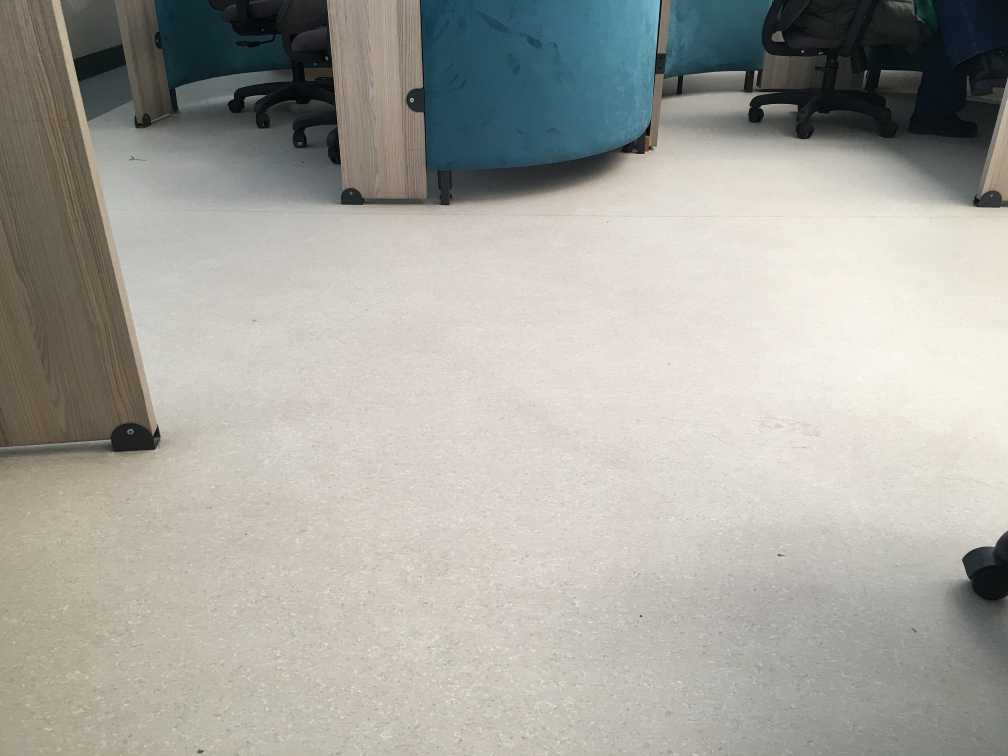
//> input picture files/example.jpg, 4032 x 3024 px (shown at 1/4 size)
$ ./main   (built with g++ and OpenCV 4)
//> lines starting //> are read from the running program, lines starting //| are printed output that depends on the picture; after the words box and inside, x2 and y2 are one past the last pixel; in counts of white or black regions, pixels touching at a corner belong together
### include/cameraSpecs/cameraSpecs.hpp
#ifndef CAMERA_SPECS

#define CAMERA_SPECS


#include <iostream>
#include <vector>
#include <math.h>

struct Sensor
{
    /*
    Sensor yapsı
    -> sensore ait özellikleri içinde bulundurur.

    */
    std::string name;
    double pixelH=0; // tek bir piksel'in mm cinsinden yüksekliğidir.
    double pixelW=0; // tek bir piksel'in mm cinsinden genişliğidir.
    double numberPixelsH=0; // dikey eksendeki satır sayısıdır.
    double numberPixelsW=0; // yatay eksende sütün sayısıdır.
    double sensorH=0; // sensorsun yüksekliği
    double sensorW=0; // sensorun genişliği
    double Cx=0; // odak uzaklığı hayalı cizgisinin temas ettiği piksel ICS'deki x konumu
    double Cy=0; // odak uzaklığı hayalı cizgisinin temas ettiği piksel ICS'deki y konumu
};

struct Lenses
{
    /* data */
};


class cameraSpecs
{
private:

    std::string name;

    double hFov;
    double vFov;
    double dFov;

public:
    cameraSpecs();
    ~cameraSpecs();
    void create(std::string camera_name,Sensor Sensor,double _focalLength);
    void setFov(double _vFov=-1,double _hFov=-1,double _dFov=-1);
    double get_hFov() const;
    double get_vFov() const;
    double get_dFov() const;
    void cal_fovValues();
    double cal_focalLength(double fov);
    Sensor sensor;
    double focalLength; // gercek f degeri: mm tipinden


};

#endif

### include/cameraSpecs/cameraSpecs.cpp
#include "cameraSpecs.hpp"

cameraSpecs::cameraSpecs()
{

}

cameraSpecs::~cameraSpecs()
{

}

void cameraSpecs::create(std::string camera_name,Sensor _Sensor,double _focalLength) {
    sensor.name = _Sensor.name;
    sensor.numberPixelsH = _Sensor.numberPixelsH;
    sensor.numberPixelsW = _Sensor.numberPixelsW;
    sensor.pixelH = _Sensor.pixelH;
    sensor.pixelW = _Sensor.pixelW;
    sensor.sensorH = _Sensor.sensorH;
    sensor.sensorW = _Sensor.sensorW;
    sensor.Cx = _Sensor.numberPixelsW/2;
    sensor.Cy = _Sensor.numberPixelsH/2;

    std::clog << "Sensor: " << _Sensor.name << std::endl;
    focalLength = _focalLength;
    name = camera_name;

}
void cameraSpecs::setFov(double _vFov,double _hFov,double _dFov){
    vFov = _vFov != -1 ? _vFov : vFov;
    hFov = _hFov != -1 ? _hFov : hFov;
    dFov = _dFov != -1 ? _dFov : dFov;

}

// [13 lines left out: functions cal_fovValues, cal_focalLength, not called in this run]

double cameraSpecs::get_hFov() const{
    return hFov;
}
double cameraSpecs::get_vFov() const{
    return vFov;
}

double cameraSpecs::get_dFov() const{
    return dFov;
}

### include/ImageReconstruct/ImageReconstruct.cpp
#include "ImageReconstruct.hpp"
#define printLine() std::cout  <<"line: " << __LINE__ << std::endl;


void ImageReconstruct::warning(){
    std::cout <<
    "\n------------- Mapping: UYARI -------------\n"

    "\n---------------------------------------------\n"
    << std::endl;

}

ImageReconstruct::ImageReconstruct() {
    warning();
}

ImageReconstruct::~ImageReconstruct(){

}


// [30 lines of commented-out code are left out]

double ImageReconstruct::calRange(cv::Point2i cord_2b,double point_altute){
    // OKS kordinatların alımını
    int x_oks = cord_2b.x;
    int y_oks = cord_2b.y;

    // OKS - MKS donusumu
    double x_mks = (double)x_oks - (double)W/2;
    double y_mks = (double)y_oks - (double)H/2;

    // MKS - DKS donusum
    double x_degree = Fph*(double)x_mks;
    double y_degree = Fpv*(double)y_mks;

    // degrees * (PI / 180);
    double world_Z = -1 * ((double)std::abs(translatationMatrix(2)) - point_altute);
    // terrein datası kullanımı
    // ------------------------
    // her üzerinden geçtiği x,y konumun z yükseliğinde kaç metre ustunde geçtiği hesaplanacak
    // ve geçtiği yukseklikte bi yukselti varsa orada geri yansıcak world_z bu olacak

    double u = std::tan((uav_Roll + x_degree) * (M_PI / 180))*world_Z;
    double v = std::tan((uav_Pitch + y_degree) * (M_PI / 180))*world_Z;

    // nesneye olan mesafemiz rangefinder
    double Kp = pow(u,2) + pow(v,2);
    Kp = sqrt(Kp);

    double Hp = pow(world_Z,2) + pow(Kp,2);
    Hp = sqrt(Hp);


    // range finder !
    return Hp;
}


// matematik fonkisyonları

void ImageReconstruct::cal_Fp(){
    Fpv = (double)Camera->get_vFov()/(double)H;
    Fph = (double)Camera->get_hFov()/(double)W;
}


double ImageReconstruct::calZ_W2C(){
    // z ekseni camera kordinat sistemine göre nerede olamalı ne olmalı bi düşün
    // şuanda z degeri kaemranın yerden yükseliği kadardır. bu da CCS'de noktanın
    // kameradan uzaklıgı

    int flag = get_worldType() == "m" ? METER2MINIMETER:CANTIMETER2MINIMETER;
    return convertUnit(-1.0*global_Zc,flag);
}

double  ImageReconstruct::convertUnit(double value,int flag){
    double time;
    switch (flag)
    {
    case 1:
        time = 100;
        break;
    case 2:
        time = 1000;
        break;
    case 3:
        time = 0.01;
        break;
    case 4:
        time = 10;
        break;
    case 5:
        time = 0.001;
        break;
    case 6:
        time = 0.1;
        break;
    }

    return value*time;
}

// [92 lines left out: functions cal_Distortion, cal_unDistortion_old, cal_unDistortion, not called in this run]

void ImageReconstruct::cal_Rotation(double roll,double pitch,double yaw,int flag){
    uav_Pitch = pitch;
    uav_Roll = roll;
    uav_Yaw = yaw;

    switch (flag)
    {
    case 3:
    {
        // eigen ile yapılandır.
        Eigen::AngleAxisd rollAngle(roll, Eigen::Vector3d::UnitZ());
        Eigen::AngleAxisd yawAngle(yaw, Eigen::Vector3d::UnitY());
        Eigen::AngleAxisd pitchAngle(pitch, Eigen::Vector3d::UnitX());

        Eigen::Quaternion<double> q = rollAngle * yawAngle * pitchAngle;

        Eigen::Matrix3d rotationMatrix = q.matrix();

        break;
    }
    case 2:
    {
        // opencv yontemi yapılandır.
        // cv::Mat_<double> R_x(3,3);
        // R_x << 1, 0, 0,
        //     0, cos(E_x[0]), -sin(E_x[0]),
        //     0, sin(E_x[0]), cos(E_x[0]);

        // cv::Mat_<double> R_y(3,3);

        // R_y << cos(E_y[1]), 0, sin(E_y[1]),
        //     0, 1, 0
        //     -sin(E_y[1]), 0, cos(E_y[1]);

        // cv::Mat_<double> R_z(3,3);

        // R_z << cos(E_z[2]), -sin(E_z[2]), 0,
        //     sin(E_z[2]), cos(E_z[2]), 0,
        //     0, 0, 1;
        // R = R_x * R_y * R_z;
    }


    case 1:
    {
        roll = roll * (M_PI/180);
        pitch = pitch * (M_PI/180);
        yaw = yaw * (M_PI/180);
        Eigen::Matrix3d R_x,R_y,R_z;
        R_x << 1,    0,        0,
               0,cos(pitch),-sin(pitch),
               0,sin(pitch),cos(pitch);

        R_y << cos(roll), 0, sin(roll),
               0        ,  1,        0  ,
              -sin(roll),0, cos(roll);
        R_z << cos(yaw),-sin(yaw),0,
               sin(yaw),cos(yaw),0,
               0,        0,     1;

        rotationMatrix = R_x * R_y * R_z;

    }
 }
}


void ImageReconstruct::cvt_Image2World(cv::Point2i ocs_point,cv::Point3d &wcs_point,cv::Point2i &pcs_point,cv::Point2d &ics_point,short verbose){
    //cv::Point2i pcs_point;
    //cv::Point2d ics_point;
    cv::Point3d ccs_point;

    cvt_ocs2pcs(ocs_point,pcs_point);
    if(verbose==1)
    {
        std::clog << "\nocs -> pcs" << std::endl;
        std::clog << "----------" << std::endl;
        std::clog <<"ocs_point: " << ocs_point.x << " , " << ocs_point.y << " piksel "  << std::endl;
        std::clog <<"pcs_point: " << pcs_point.x << " , " << pcs_point.y << " piksel "  << std::endl;

    }

    cvt_pcs2ics(pcs_point,ics_point);
    if(verbose==1){
        std::clog << "\npcs -> ics" << std::endl;
        std::clog << "----------" << std::endl;
        std::clog <<"pcs_point: " << pcs_point.x << " , " << pcs_point.y << " piksel "  << std::endl;
        std::clog <<"ics_point: " << ics_point.x << " , " << ics_point.y << " mm "  << std::endl;
    }

    // bozulma dikkate alınmamaktadır. !!!

    cvt_ics2ccs(ics_point,ccs_point);
    if(verbose==1){
        std::clog << "\nics -> ccs" << std::endl;
        std::clog << "----------" << std::endl;
        std::clog <<"ics_point: " << ics_point.x << " , " << ics_point.y << " mm "  << std::endl;
        std::clog <<"ccs_point: " << ccs_point.x << " , " << ccs_point.y << " , " << ccs_point.z << " m "  << std::endl;

    }

    cvt_ccs2wcs(ccs_point,wcs_point);
    if(verbose==1){
        std::clog << "\ncss -> wcs" << std::endl;
        std::clog << "----------" << std::endl;
        std::clog <<"ccs_point: " << ccs_point.x << " , " << ccs_point.y << " , " << ccs_point.z << " m "  <<  std::endl;
        std::clog <<"wcs_point: " << wcs_point.x << " , " << wcs_point.y << " , " << wcs_point.z << " m "  << std::endl;
    }

}

// [11 lines left out: function cvt_wcs2ccs, not called in this run]

void ImageReconstruct::cvt_ccs2wcs(cv::Point3d ccs_point,cv::Point3d &wcs_point){
    // donusum işlemi için
    // p_world[x,y,z,1] = R * T * c_world[x,y,z,1]
    // 4 boyutlu girer çikar

    // T matrisi birimi m yada cm'dir dünya uzayının tipindedir
    // rotation matrisi ise donusum anlamlarını tasır

    Eigen::Matrix4d Rt = get_Rt();


    Eigen::Vector4d P_camera;

    P_camera << ccs_point.x, ccs_point.y, ccs_point.z,1;

    Eigen::Vector4d P_world;
    P_world = Rt * P_camera;
    wcs_point.x = P_world(0);
    wcs_point.y = P_world(1);
    wcs_point.z = P_world(2);

}

// [17 lines left out: function cvt_ccs2ics, not called in this run]

void ImageReconstruct::cvt_ics2ccs(cv::Point2d ics_point,cv::Point3d &ccs_point){
    double Xi = ics_point.x;
    double Yi = ics_point.y;


    // !!!! Zc nedir ?
    // -> Kamera kordinat sisteminde z ekseni tam ana noktadan geçer (pricipal point).
    // x ve y ekseni orjinleri kamerayı kesecek şekilde geçerler.
    // bu durumda yere dik bakan bir kamerada Zc konumu;
    double Xc,Yc,Zc;


    Zc = calZ_W2C();
    Yc = (Zc*Yi) / Camera->focalLength;
    Xc = (Zc*Xi) / Camera->focalLength;

    // unutma mm cinsinden döner


    // unutma mm cinsinden doner bunu ceviricez
    int flag = get_worldType() == "m" ? MINIMETER2METER : MINIMETER2CANTIMETER;

    ccs_point.x=convertUnit(Xc,flag);
    ccs_point.y=convertUnit(Yc,flag);
    ccs_point.z=convertUnit(Zc,flag);
}

// [15 lines left out: function cvt_ics2pcs, not called in this run]

void ImageReconstruct::cvt_pcs2ics(cv::Point2i pcs_point,cv::Point2d &ics_point){
    double Xp = (double)pcs_point.x;
    double Yp = (double)pcs_point.y;

    // cevrem sabitleri zaten mm cinsinden oldugundan dolayı donusum sonucu mm cinsinden cikacaktir.
    double Xi,Yi;

    Xi = (Xp - Camera->sensor.Cx) * Camera->sensor.pixelW;
    Yi = (Yp - Camera->sensor.Cy) * Camera->sensor.pixelH;

    ics_point.x = Xi;
    ics_point.y = Yi;
}

// [13 lines left out: function cvt_pcs2ocs, not called in this run]

void ImageReconstruct::cvt_ocs2pcs(cv::Point2i ocs_point,cv::Point2i &pcs_point){
    double Xo = (double)ocs_point.x;
    double Yo = (double)ocs_point.y;

    int Xp,Yp;

    Yp = (int)(Camera->sensor.numberPixelsH - ( Yo * Camera->sensor.numberPixelsH) / H);
    Xp = (int)(Camera->sensor.numberPixelsW - ( Xo * Camera->sensor.numberPixelsW) / W);

    pcs_point.x = Xp;
    pcs_point.y = Yp;

}


// setter fonkisyonlar

void ImageReconstruct::set_worldType(int type){
    world_type = type;
}

void ImageReconstruct::set_Zc(double new_z){
    // Z ekseni öncelikle dünya kordinat sistemine göre ifade edilmelidir.
    global_Zc = new_z;
}

// [4 lines left out: function set_uavAnglees, not called in this run]

void ImageReconstruct::set_rotMat(cv::Mat &new_rot){
    rotMat = new_rot.clone();
};

void ImageReconstruct::set_tvec(cv::Mat &new_tvec){
    tvec = new_tvec.clone();
}

// [50 lines left out: functions set_cameraMat, set_coef, set_matrix_from_file, set_camera_from_file, not called in this run]

void ImageReconstruct::set_camera_Manuel(
            std::string camera_name,
            std::string sensor_name,
            double pixelH,
            double pixelW,
            double numberPixelsH,
            double numberPixelsW,
            double sensorH,
            double sensorW,
            double focalLength,
            cameraSpecs &_camera
            )
{
    Camera = &_camera;
    Sensor camera_sensor;
    camera_sensor.name = sensor_name;
    camera_sensor.numberPixelsH = numberPixelsH;
    camera_sensor.numberPixelsW = numberPixelsW;
    camera_sensor.pixelH = pixelH;
    camera_sensor.pixelW = pixelW;
    camera_sensor.sensorH = sensorH;
    camera_sensor.sensorW = sensorW;

    Camera->create(camera_name,camera_sensor,focalLength);
}

void ImageReconstruct::set_Camera(cameraSpecs &_camera){
    Camera = &_camera;
}


void ImageReconstruct::set_frame(short _H, short _W){
    H = _H;
    W = _W;
};

void ImageReconstruct::set_translatationMatrix(double x,double y,double z){
    translatationMatrix(0) = x;
    translatationMatrix(1) = y;
    translatationMatrix(2) = z;
}


// getter fonksiyonlar

std::string ImageReconstruct::get_worldType(){
    std::string ret;
    switch (world_type)
    {
    case WORLDTYPE::METER:

        ret= "m";
        break;
    case WORLDTYPE::CENTIMETER:

        ret= "cm";
        break;
    case WORLDTYPE::MINIMETER:
        ret = "mm";
        break;
    }

    return ret;
}

bool ImageReconstruct::check_matrix(){
    return true;
}

Eigen::Matrix4d ImageReconstruct::get_Rt(){
    Eigen::Matrix4d Rt,Rt_demo;
    Rt_demo <<  rotationMatrix(0,0), rotationMatrix(0,1), rotationMatrix(0,2),translatationMatrix(0),
                rotationMatrix(1,0), rotationMatrix(1,1), rotationMatrix(1,2), translatationMatrix(1),
                rotationMatrix(2,0), rotationMatrix(2,1), rotationMatrix(2,2), translatationMatrix(2),
                0, 0 ,0 ,1;

    //std::cout << "Rt_demo: " << Rt_demo << std::endl;

    // Rt << 1, 0, 0,0,
    //      0, 1, 0, 0,
    //      0, 0, 1,-72,
    //      0, 0 ,0 ,1;
    return Rt_demo;
}

### main.cpp
#include <iostream>

#include <opencv2/core.hpp>
#include <opencv2/highgui.hpp>
#include <opencv2/imgproc.hpp>
#include <opencv2/videoio.hpp>
#include <opencv2/video.hpp>


#include <ImageReconstruct.hpp>
#include <cameraSpecs.hpp>


// TODO
// ----
// 1- geriyi ileri alırken, ileriyide geri alırken aynalama yanısıma yapıyo oldugu gibi degil tam tersi x,y'ye gidiyor bi bak!
// 2- yerin düzlüğüne göre hesaplama yapmayı unutma

// genel degiskenler / global variables
// ------------------------------------
bool moveObject = false;
int mousePosition[2] = {0,0};
int startPosition[2] = {0,0};
int endPosition[2]   = {0,0};
int boxSize          = 30;
cameraSpecs Camera; // Kamera'nın algılayıcı ve sensor bilgilerini içerir. | it has got informantions about Camera and Sensor
ImageReconstruct Reconstructer;  // Reconstructer objemiziden kopya oluşturduk | We created a copy from Reconstructer object
cv::Point3d object3dCenter(0,0,10);
std::vector<cv::Point3d> object3dPoints = {
    cv::Point3d(object3dCenter.x-boxSize,     object3dCenter.y-boxSize,    object3dCenter.z-boxSize),
    cv::Point3d(object3dCenter.x+boxSize,     object3dCenter.y-boxSize,    object3dCenter.z-boxSize),
    cv::Point3d(object3dCenter.x+boxSize,     object3dCenter.y+boxSize,    object3dCenter.z-boxSize),
    cv::Point3d(object3dCenter.x-boxSize,     object3dCenter.y+boxSize,    object3dCenter.z-boxSize),
    cv::Point3d(object3dCenter.x-boxSize,     object3dCenter.y-boxSize,    object3dCenter.z+boxSize),
    cv::Point3d(object3dCenter.x+boxSize,     object3dCenter.y-boxSize,    object3dCenter.z+boxSize),
    cv::Point3d(object3dCenter.x+boxSize,     object3dCenter.y+boxSize,    object3dCenter.z+boxSize),
    cv::Point3d(object3dCenter.x-boxSize,     object3dCenter.y+boxSize,    object3dCenter.z+boxSize)
};
// ------------------------------------


// kullanışlı fonksiyonlar / usefull funcs
// ---------------------------------------
void        update3dPositions();
void        calculateMousePosinWorld(cv::Point2i pos2d);
void        calculate3dto2dPos(std::vector<cv::Point3d> pos3d,std::vector<cv::Point2i> &pos2d);

void        drawInformation(cv::Mat &img);
void        drawLine(cv::Mat &img);
void        drawObject(cv::Mat &img);

void        MouseCallbackControl(int event, int x, int y, int flags, void* userdata);
// ---------------------------------------


int main() {
    // ImageReconstruct Ayarları [adjusting / setup]
    // -------------------------------------

    Camera.setFov(58.2,73.2); // Kamera'nın görüş açısını bildiririz. | We set the fov information about the camera
    Reconstructer.set_camera_Manuel("iphone camera", // hangi kamera | which camera
    "6Splus", // hangi algılayıcı | which sensor
    0.00155, // piksel yüksekliği | pixel heigth
    0.00155, // piksel genişliği | pixel weigth
    3024, // dikeydeki piksel sayısı | count of vertical pixels
    4032, // yataydaki piksel sayısı | count of horizantical pixels
    4.68, // algılayıcı yüksekliği | sensor heigth
    6.24, // algılayıcı genişliği | sensor weigth
    4.2, // odak uzaklığı | focal length
    Camera // Camera objesini bu bilgilerin içine yazılması için veririz | we are giving to Camera object for it write the information on the object
    );

    Reconstructer.set_worldType(WORLDTYPE::CENTIMETER); // ölçüm sistemini söyleriz | we are setting measurement
    Reconstructer.set_frame(756,1008);  // görüntü boyutunu | image size
    Reconstructer.cal_Rotation(0,-58,0,1);// // kameranın gerçek dünyada bulunduğu euler açıları | Euler angles where the camera is located in the real world
    Reconstructer.set_translatationMatrix(0,-150,-150.0); // kameranın gerçek dünyada ki konumu | the position where the camera is located in the real world
    Reconstructer.set_Zc(-150.0); // zeminden yüksekliği (konumdaki z ekseni ile aynıdır!) | height above ground (same as z-axis at location!)
    Reconstructer.cal_Fp(); // mesafeÖlçer(range Finder) için fovAçı Donusumu hesaplanır | Calculate Fov to Degree tansform for range Finder

    // -------------------------------------


    // opencv ayarları [adjusting]
    // ---------------------------
    cv::Mat image, showImage, prcImage;
    image = cv::imread("../files/example.jpg");
//> image is the input picture: 3024 rows x 4032 cols, CV_8UC3; mean B, G, R 159, 165.8, 166.9
    char key;
    cv::Size showSize(1008, 756); //1008, 756
    cv::namedWindow("3d-reconstruct");
    cv::setMouseCallback("3d-reconstruct", MouseCallbackControl, NULL);
    // ---------------------------

    // ana (main) dongu (loop)
    // -----------------------

    for(;;){
        showImage = image.clone();
        cv::resize(showImage,showImage,showSize);
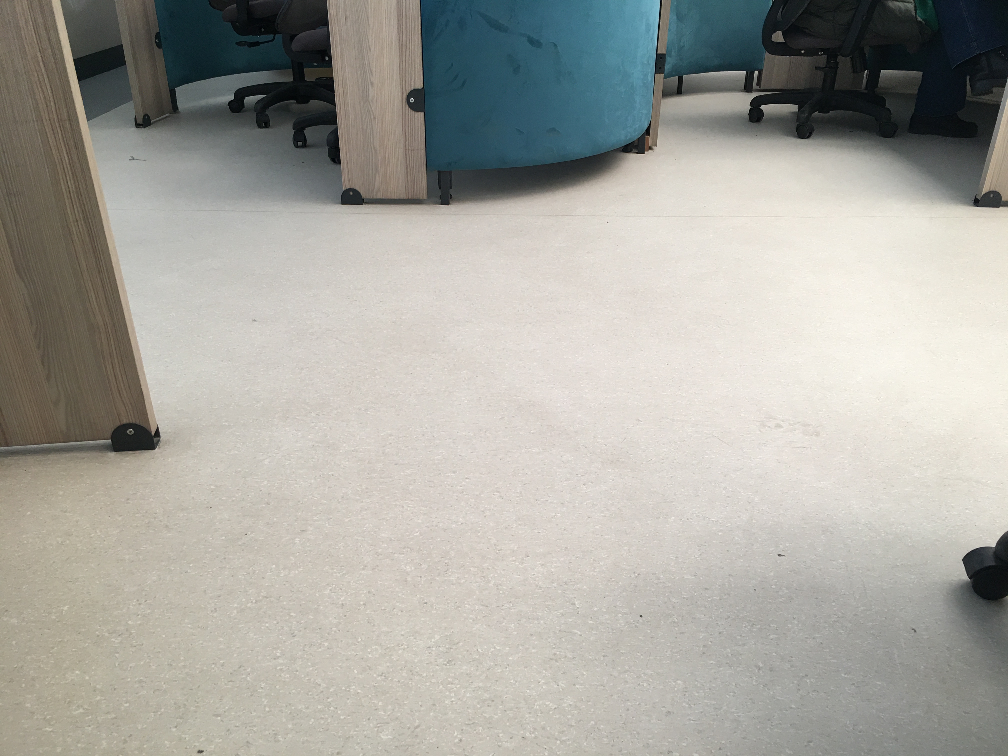
//> showImage: 756 rows x 1008 cols, CV_8UC3; mean B, G, R 159.2, 165.9, 167

        drawInformation(showImage);

        if(moveObject) {
            drawObject(showImage);
        }
        else {
            drawLine(showImage);
        }

        cv::imshow("3d-reconstruct",showImage);
        key = cv::waitKey(1);
        if (key == 'q'){
            break;
        }
        else if(key == 'w'){
            boxSize = std::min(100,boxSize+10);
        }
        else if(key == 's'){
             boxSize = std::max(10,boxSize-10);
        }
    }
    // -----------------------

    return 0;
}


// [39 lines left out: functions update3dPositions, calculateMousePosinWorld, calculate3dto2dPos, not called in this run]

void drawInformation(cv::Mat &img){}

void drawLine(cv::Mat &img){

    // görselleştirmeler | imaginations
    // ----------------
    cv::line(img,cv::Point2i(startPosition[0],startPosition[1]),cv::Point2i(endPosition[0],endPosition[1]),cv::Scalar(255,0,0),3);
//> img: 756 rows x 1008 cols, CV_8UC3; 6 pixels changed, all inside (x1, y1, x2, y2) = (0, 0, 3, 3)
//> startPosition = [0, 0]; endPosition = [0, 0]
//> (the rest of the program and of its run is left out)
